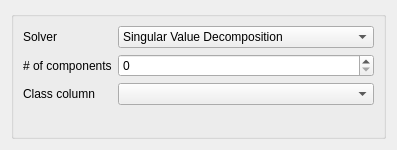
<?xml version="1.0" encoding="UTF-8"?>
<ui version="4.0">
 <class>Form</class>
 <widget class="QWidget" name="Form">
  <property name="geometry">
   <rect>
    <x>0</x>
    <y>0</y>
    <width>397</width>
    <height>150</height>
   </rect>
  </property>
  <property name="sizePolicy">
   <sizepolicy hsizetype="Ignored" vsizetype="Ignored">
    <horstretch>0</horstretch>
    <verstretch>0</verstretch>
   </sizepolicy>
  </property>
  <property name="windowTitle">
   <string>Form</string>
  </property>
  <layout class="QVBoxLayout" name="verticalLayout">
   <item>
    <widget class="QGroupBox" name="groupBox">
     <layout class="QFormLayout" name="formLayout">
      <property name="fieldGrowthPolicy">
       <enum>QFormLayout::AllNonFixedFieldsGrow</enum>
      </property>
      <item row="1" column="0">
       <widget class="QLabel" name="nc_label">
        <property name="text">
         <string># of components</string>
        </property>
       </widget>
      </item>
      <item row="1" column="1">
       <widget class="QSpinBox" name="nc_spin"/>
      </item>
      <item row="2" column="0">
       <widget class="QLabel" name="class_label">
        <property name="text">
         <string>Class column</string>
        </property>
       </widget>
      </item>
      <item row="2" column="1">
       <widget class="QComboBox" name="class_combo"/>
      </item>
      <item row="0" column="0">
       <widget class="QLabel" name="label">
        <property name="text">
         <string>Solver</string>
        </property>
       </widget>
      </item>
      <item row="0" column="1">
       <widget class="QComboBox" name="comboBox">
        <item>
         <property name="text">
          <string>Singular Value Decomposition</string>
         </property>
        </item>
        <item>
         <property name="text">
          <string>Eigenvalue</string>
         </property>
        </item>
       </widget>
      </item>
     </layout>
    </widget>
   </item>
  </layout>
 </widget>
 <resources/>
 <connections/>
</ui>
